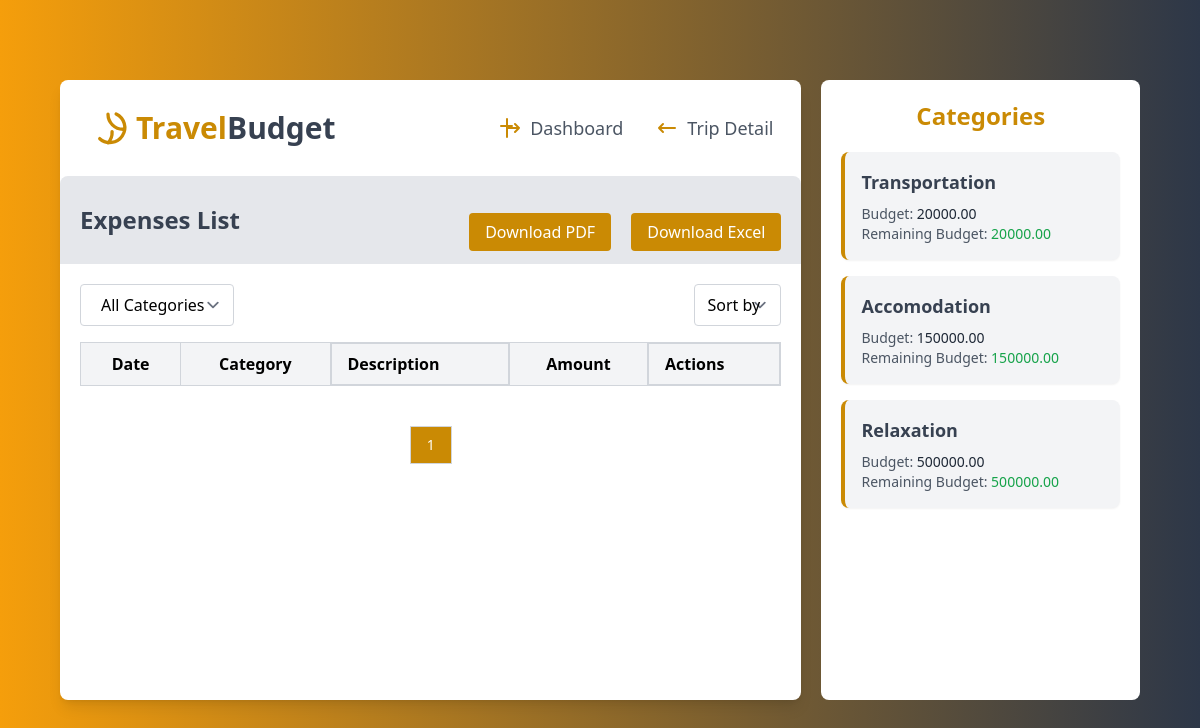
/expenses/3/expenses/, run on an earlier commit of the app's database.
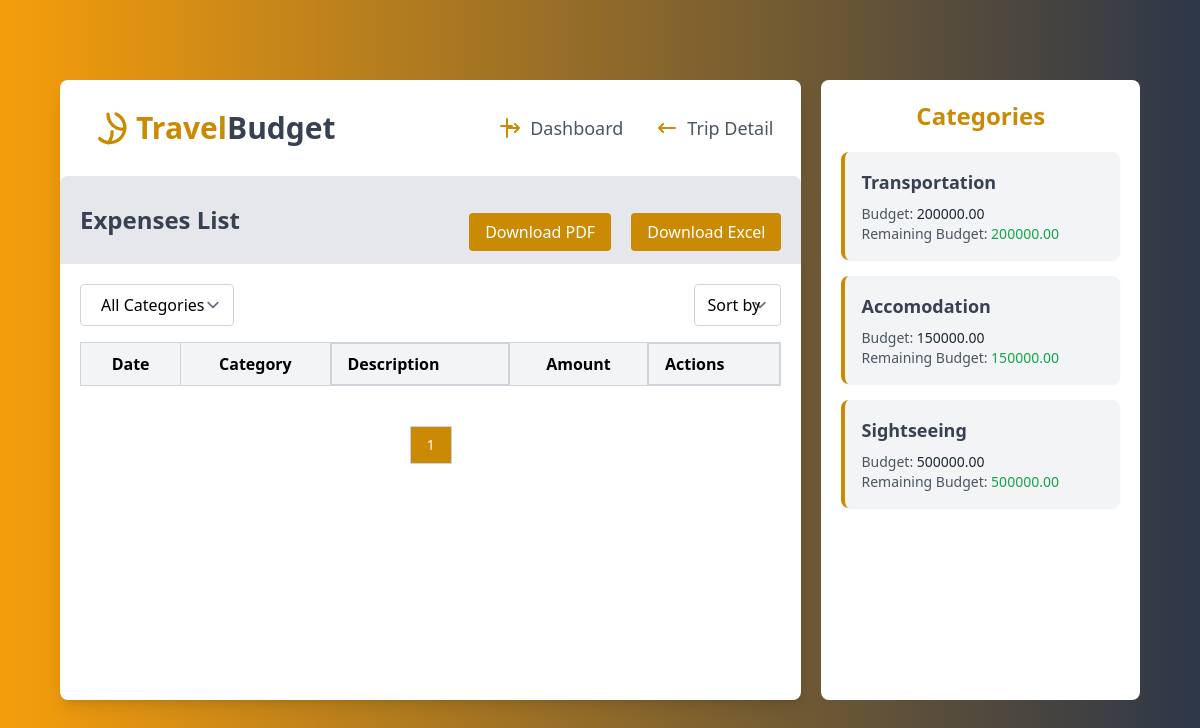
And on a later commit of the database.
### travel/models.py (models this page shows, shortened)
class CategoryBudget(models.Model):
    trip = models.ForeignKey(Trip, on_delete=models.CASCADE, related_name='category_budgets')  # Link to a trip
    category = models.CharField(max_length=50)  # Name of the category (e.g., Sightseeing)
    budget = models.DecimalField(max_digits=12, decimal_places=2, default=0.00)  # Budget for the category
    def total_expenses(self):
        return sum(expense.amount for expense in self.expenses.all())
    def remaining_budget(self):
        return self.budget - self.total_expenses()

### expenses/views.py (the view)
# urls.py: path('<int:trip_id>/expenses/', views.expense_list, name='expense-list'),
def expense_list(request, trip_id):
    trip = get_object_or_404(Trip, id=trip_id)
    sort_by = request.GET.get('sort', '')
    expenses = trip.expenses.all()
    if sort_by == 'date':
        expenses = expenses.order_by('date')  # Sort by date
    elif sort_by == 'amount':
        expenses = expenses.order_by('amount')  # Sort by amount
    category_filter = request.GET.get('category')
    if category_filter:
        expenses = expenses.filter(category__category=category_filter)
    paginator = Paginator(expenses, 5)  # 5 expenses per page
    page_number = request.GET.get('page')
    expenses_page = paginator.get_page(page_number)
    categories = CategoryBudget.objects.filter(trip=trip).values_list('category', flat=True)
    category = CategoryBudget.objects.filter(trip=trip)
    return render(request, 'expenses/expense_list.html', {
        'trip': trip,
        'expenses': expenses,
        'expenses': expenses_page,  # Use the paginated object
        'categories': categories,  # Pass categories for the dropdown
        'category': category,  # Pass categories for the dropdown
        'selected_category': category_filter,  # Pass the selected category to retain the filter
    })

### expenses/templates/expenses/expense_list.html (shortened to what this page needs)
{% extends 'base.html' %}
{% block main %}
<div class="bg-yellow-gray md:min-h-screen py-20">
    <div class="w-[90%] mx-auto flex md:flex-row gap-5 flex-col">
        <div class="md:w-[70%] w-full bg-white rounded-lg shadow-lg">
            <div class="flex justify-between items-center p-7">
                <div>
                    <a href="/" class="text-4xl font-bold flex items-center gap-2 text-gray-700 hover:text-gray-900 transition duration-300">
                        <svg xmlns="http://www.w3.org/2000/svg" class="h-10 w-10 text-yellow-600" fill="none" viewBox="0 0 24 24" stroke="currentColor">
                            <path stroke-linecap="round" stroke-linejoin="round" stroke-width="2" d="M16.88 3.549a9 9 0 11-9.831 14.835m7.398-4.148A9.05 9.05 0 0112 21v.01M21 12.74a9.05 9.05 0 01-9-9" />
                        </svg>
                        <h3 class="text-3xl font-extrabold">
                            <span class="text-yellow-600">Travel</span>Budget
                        </h3>
                    </a>
                </div>
                <div id="nav-links" class="hidden md:flex space-x-8 text-lg font-medium text-gray-600">
                    <li class="flex items-center gap-2">
                        <svg xmlns="http://www.w3.org/2000/svg" class="h-6 w-6 text-yellow-600" fill="none" viewBox="0 0 24 24" stroke="currentColor">
                            <path stroke-linecap="round" stroke-linejoin="round" stroke-width="2" d="M3 10h11M9 21V3M17 16l4-4m0 0l-4-4m4 4H9" />
                        </svg>
                        <a href="{% url 'dashboard' %}" class="hover:text-yellow-600 transition duration-300">Dashboard</a>
                    </li>
                    <li class="flex items-center gap-2">
                        <svg xmlns="http://www.w3.org/2000/svg" class="h-6 w-6 text-yellow-600" fill="none" viewBox="0 0 24 24" stroke="currentColor">
                            <path stroke-linecap="round" stroke-linejoin="round" stroke-width="2" d="M8 16l-4-4m0 0l4-4m-4 4h16" />
                        </svg>
                        <a href="{% url 'trip_detail' trip.id %}" class="hover:text-yellow-600 transition duration-300">Trip Detail</a>
                    </li>
                </div>
            </div>
            <div class="p-5 bg-gray-200 flex flex-col md:flex-row space-y-6 md:space-x-0 justify-between items-center rounded-t-lg">
                <h2 class="text-2xl font-bold text-gray-700">Expenses List</h2>
                <div class="space-x-4 ">
                    <a href="{% url 'download-expenses-pdf' trip.id %}" class="text-white bg-yellow-600 px-4 py-2 rounded hover:bg-yellow-500 transition">Download PDF</a>
                    <a href="{% url 'download-expenses' trip.id %}" class="text-white bg-yellow-600 px-4 py-2 rounded hover:bg-yellow-500 transition">Download Excel</a>
                </div>
            </div>
            <div class="p-5">
                <div class="flex justify-between mb-4">
                    <form method="GET">
                        <select name="category" class="border-gray-300 rounded px-5 py-2" onchange="this.form.submit()">
                            <option value="">All Categories</option>
                        </select>
                    </form>
                    <form method="get" id="sortForm">
                        <select
                            name="sort"
                            class="border-gray-300 rounded px-3 py-2"
                            onchange="document.getElementById('sortForm').submit();">
                            <option value="">Sort by</option>
                        </select>
                    </form>
                </div>
                <table class="w-full border-collapse border border-gray-300">
                    <thead class="bg-gray-100">
                        <tr>
                            <th class="border border-gray-300 px-4 py-2">Date</th>
                            <th class="border border-gray-300 px-4 py-2">Category</th>
                            <th class="border hidden md:flex border-gray-300 px-4 py-2">Description</th>
                            <th class="border border-gray-300 px-4 py-2">Amount</th>
                            <th class="border hidden md:flex border-gray-300 px-4 py-2">Actions</th>
                        </tr>
                    </thead>
                </table>
            </div>
            <div class="p-5 flex flex-wrap justify-center items-center space-x-1 text-sm">
                {% for page_num in expenses.paginator.page_range %}
                <a href="?page={{ page_num }}"
                class="px-4 py-2 border border-gray-300 {% if expenses.number == page_num %}bg-yellow-600 text-white{% else %}bg-gray-200{% endif %} hover:bg-yellow-500 transition">
                    {{ page_num }}
                </a>
                {% endfor %}
            </div>
        </div>
        <div class="md:w-[30%] h-[620px] w-full bg-white rounded-lg p-5 overflow-y-auto">
            <h3 class="text-2xl text-center font-bold text-yellow-600 mb-5"> Categories </h3>
            <div>
                <ul class="space-y-4">
                    {% for cat in category %}
                        <li class="bg-gray-100 border-l-4 border-yellow-600 p-4 rounded-lg shadow-sm hover:shadow-md hover:bg-yellow-600 transition duration-300 ease-in-out">
                            <h6 class="font-semibold text-gray-700 text-lg mb-2">{{ cat.category }}</h6>
                            <p class="text-gray-600 text-sm">
                                Budget: <span class="font-medium text-gray-800">{{ cat.budget }}</span>
                            </p>
                            <p class="text-gray-600 text-sm">
                                Remaining Budget:
                                <span class="font-medium {% if category.remaining_budget < 0 %}text-red-600{% else %}text-green-600{% endif %}">
                                    {{ cat.remaining_budget }}
                                </span>
                            </p>
                        </li>
                    {% endfor %}
                </ul>
            </div>
        </div>
    </div>
</div>
{% endblock %}

### templates/Base.html (shortened to what this page needs)
<!DOCTYPE html>
{% load static tailwind_tags %}
<html lang="en">
<head>
    <link rel="stylesheet" href="https://cdnjs.cloudflare.com/ajax/libs/intl-tel-input/17.0.8/css/intlTelInput.min.css" />
    <link href="https://cdnjs.cloudflare.com/ajax/libs/font-awesome/5.15.4/css/all.min.css" rel="stylesheet">
    {% tailwind_css %}
</head>
<body>
    {% block main %}
    {% endblock  %}
</body>
</html>

What changed in the data, as far as the page shows it:
removed CategoryBudget: category "Relaxation", budget "500000.00", remaining_budget "500000.00"
changed CategoryBudget "Transportation": budget "20000.00" → "200000.00"; remaining_budget "20000.00" → "200000.00"
added CategoryBudget: category "Sightseeing", budget "500000.00", remaining_budget "500000.00"
